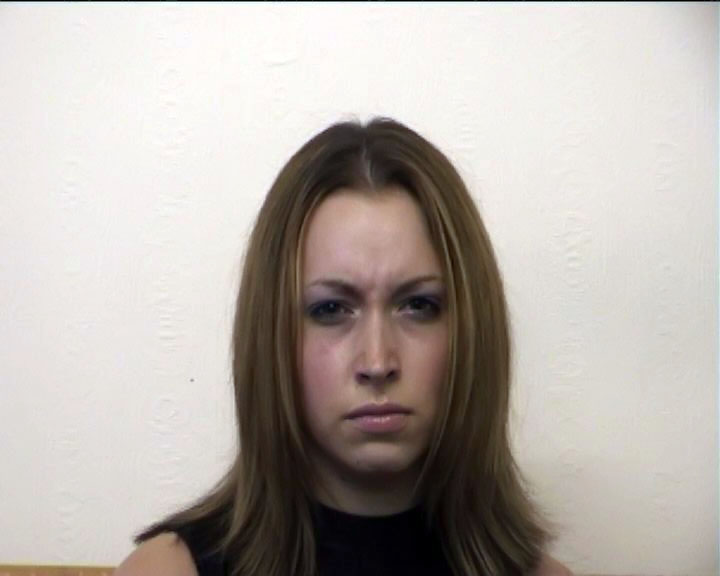
#> input picture pain/f10a1.jpg, 720 x 576 px, found by its file name; its folder holds 4 pictures in this run
$ python painInputGen.py
#> lines starting #> are read from the running program, lines starting #| are printed output that depends on the picture
### filetools.py
#Filetoos!
import os

# This function recursivly makes directories.
# [17 lines left out: function directoryFixer, not called in this run]

# This function finds all files of given extention in given path.
def find_files(path,ext = '.png'):
  return [path + '/' + f for f in os.listdir(path) if f.endswith(ext)]

# This function uses find_files to find ALL FILES recursivly in given path root
# [13 lines left out: function parse_dir, not called in this run]

### painInputGen.py
# PainInputGen
from filetools import find_files
from PIL import Image
import numpy as np
from random import shuffle
import re
# Format

# Categories:
label_types = ['Sad','Happy',  'Pain', 'Neutral', 'Surprised', 'Angry', 'Fear', 'Disgusted']
#               0        1      2       3       4          5     6       7             8
label_form  = ['sa' ,'h'    ,  'p'   , 'n'  , 's'    , 'a',   'f', 'd']
#


def path_to_lab(filename):
#> called with filename = 'F:\\pain\\pain/f10a1.jpg'
	for x in range(len(label_form)):
		# print(filename.split('/')[-1])
		if label_form[x] in filename.split('/')[-1].split('.')[0]:
			# print(label_form[x], x)
			# if x is None:
			# 	print("None",label_form)
			return x

def open_image(filename):
#> called with filename = 'F:\\pain\\pain/f10a1.jpg'
	img = Image.open(filename)
#> img is the input picture: PIL image 720x576 RGB; mean R, G, B 184.3, 177.3, 171.6
	img = np.asarray(img)
	return img

class InputGenerator:
	def __init__(self):
		directory = 'F:\pain\pain'
		img_ext   = '.jpg'
		self.dir_list = find_files(directory,img_ext)
		lab_list = [path_to_lab(filename) for filename in self.dir_list]
		img_list = [open_image(filename) for filename in self.dir_list]
#> call 2 of open_image, with filename = 'F:\\pain\\pain/f10p3.jpg'
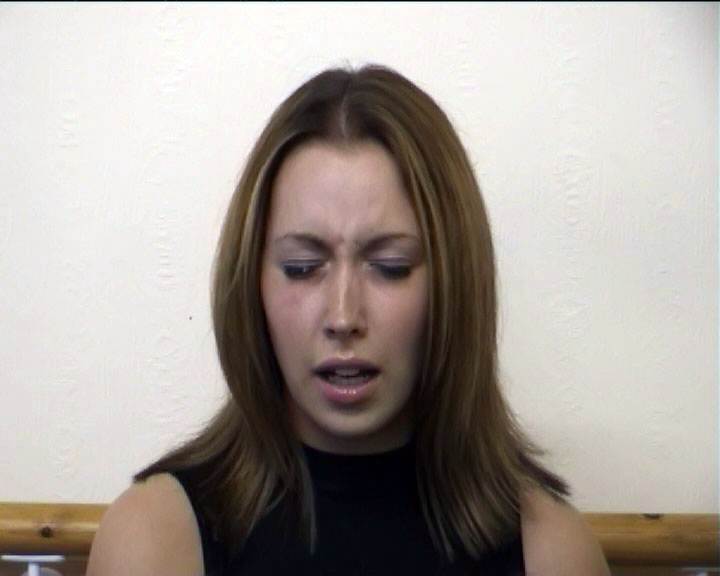
#> input picture pain/f10p3.jpg, 720 x 576 px, found by its file name
#> in open_image, img is the input picture: PIL image 720x576 RGB; mean R, G, B 169.3, 161.3, 155.1
#> call 3 of open_image, with filename = 'F:\\pain\\pain/f10sa1.jpg'
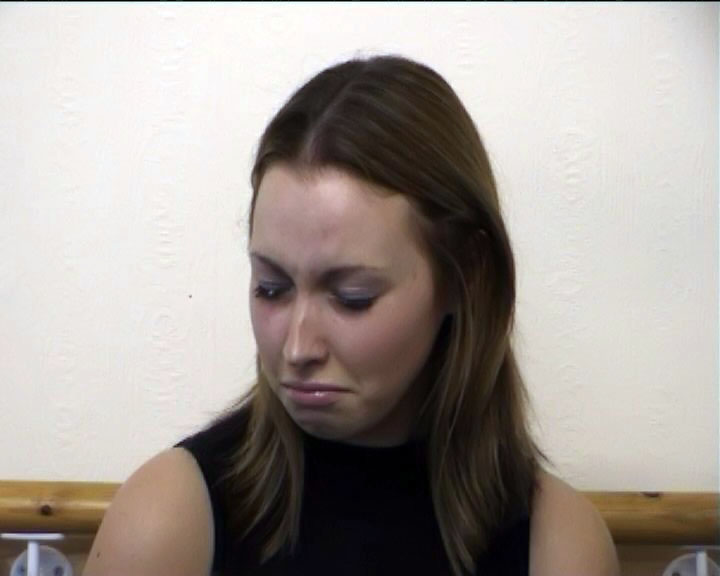
#> input picture pain/f10sa1.jpg, 720 x 576 px, found by its file name
#> in open_image, img is the input picture: PIL image 720x576 RGB; mean R, G, B 165.5, 157.9, 152.4
#> call 4 of open_image, with filename = 'F:\\pain\\pain/f10sa2.jpg'
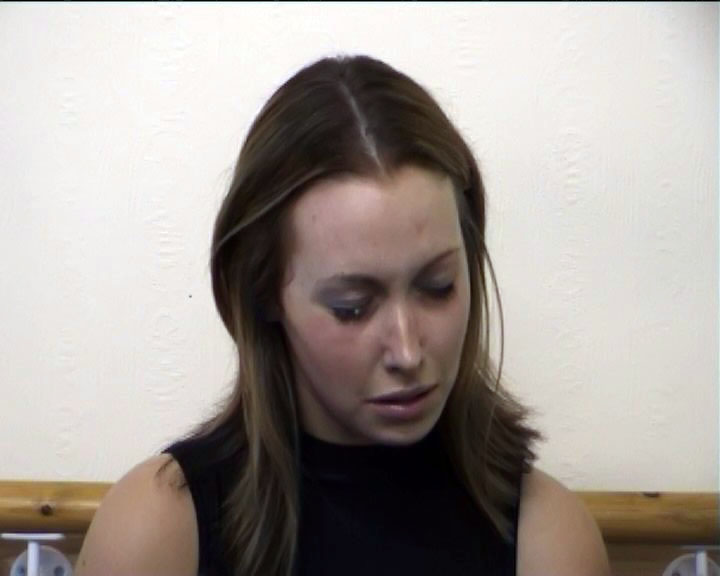
#> input picture pain/f10sa2.jpg, 720 x 576 px, found by its file name
#> in open_image, img is the input picture: PIL image 720x576 RGB; mean R, G, B 165.1, 157.6, 152.3
#> img_list = 4 items
		self.data_list = [(img_list[x],lab_list[x]) for x in range(len(img_list)) if lab_list[x] is not None]
#> self.data_list = 4 items
		# shuffle(self.data_list)

	def get_next_batch(self,batch_size):
		access_list = list(range(len(self.data_list)))
		shuffle(access_list)
		imgs = []
		labs = []
		# [self.data_list[access_list[x]] for x in range(batch_size)]
		[(imgs.append(self.data_list[access_list[x]][0]),labs.append(self.data_list[access_list[x]][1])) for x in range(batch_size)]
		return imgs, labs

def main():
	inpg = InputGenerator()
	for x in range(len(inpg.data_list)):
		image,label = inpg.data_list[x]
#> this loop made 4 passes
#> label on passes 1 to 4: 5, 2, 0, 0

		# print(image.shape,label)


main()
